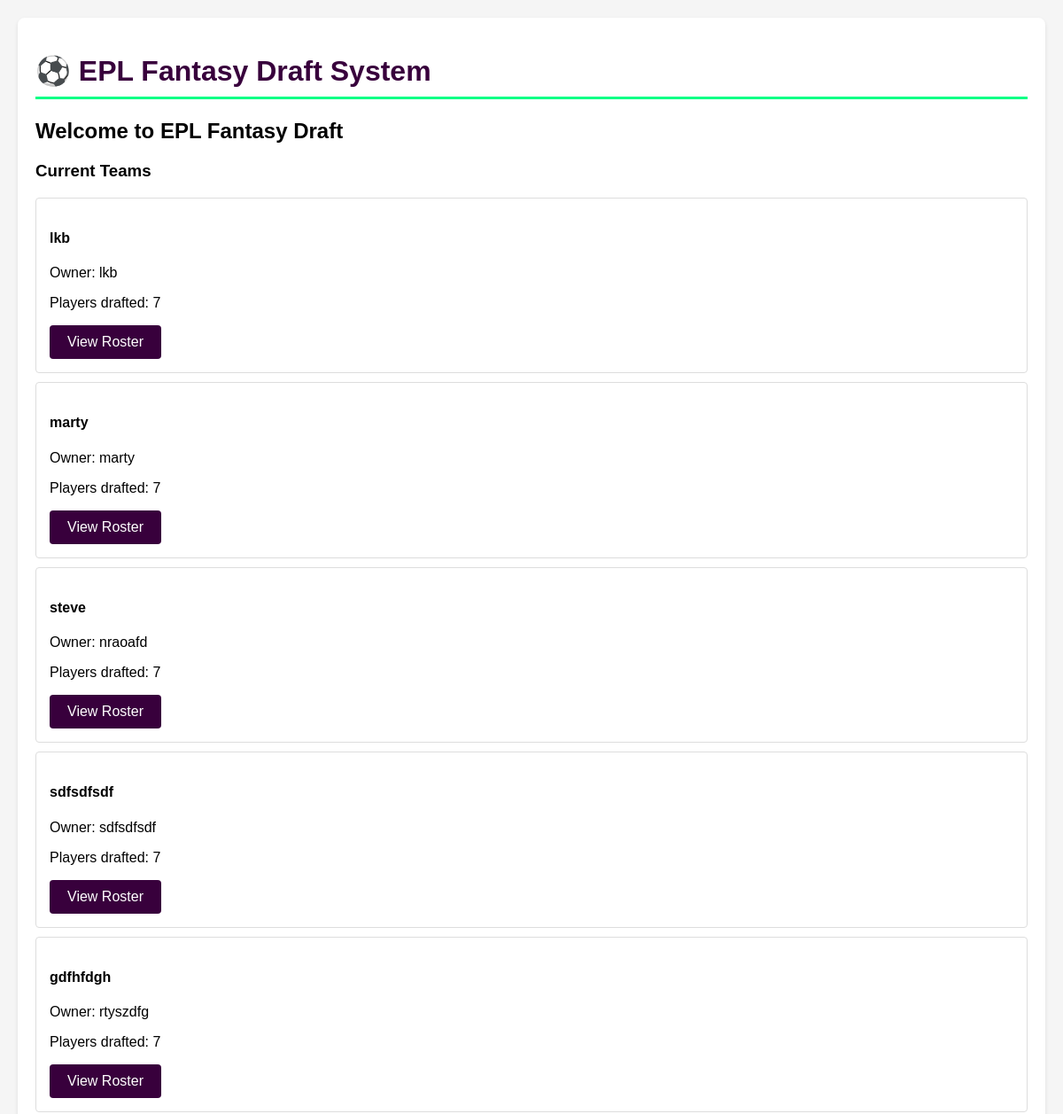
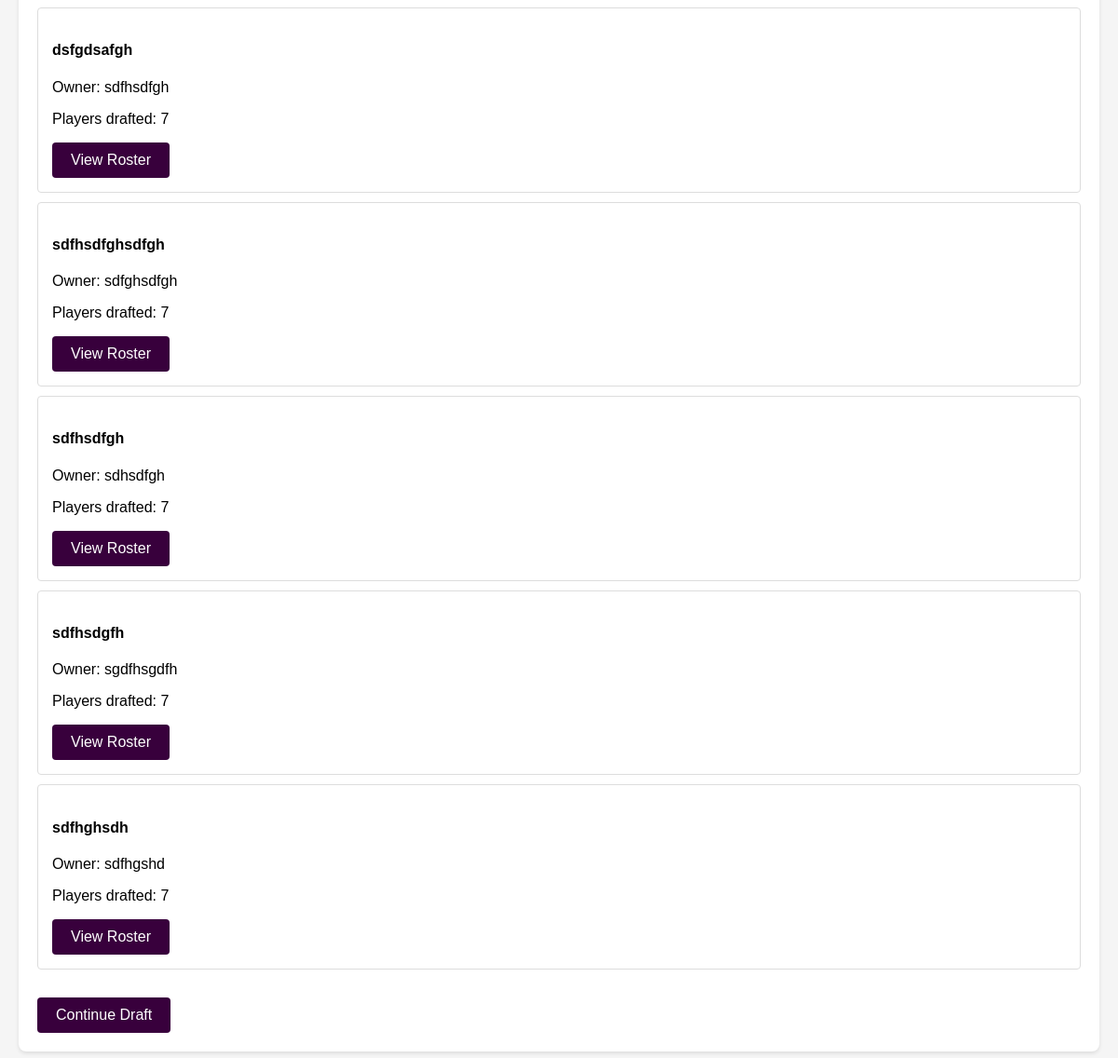
Before: / with the older database file (2 pictures, top to bottom).
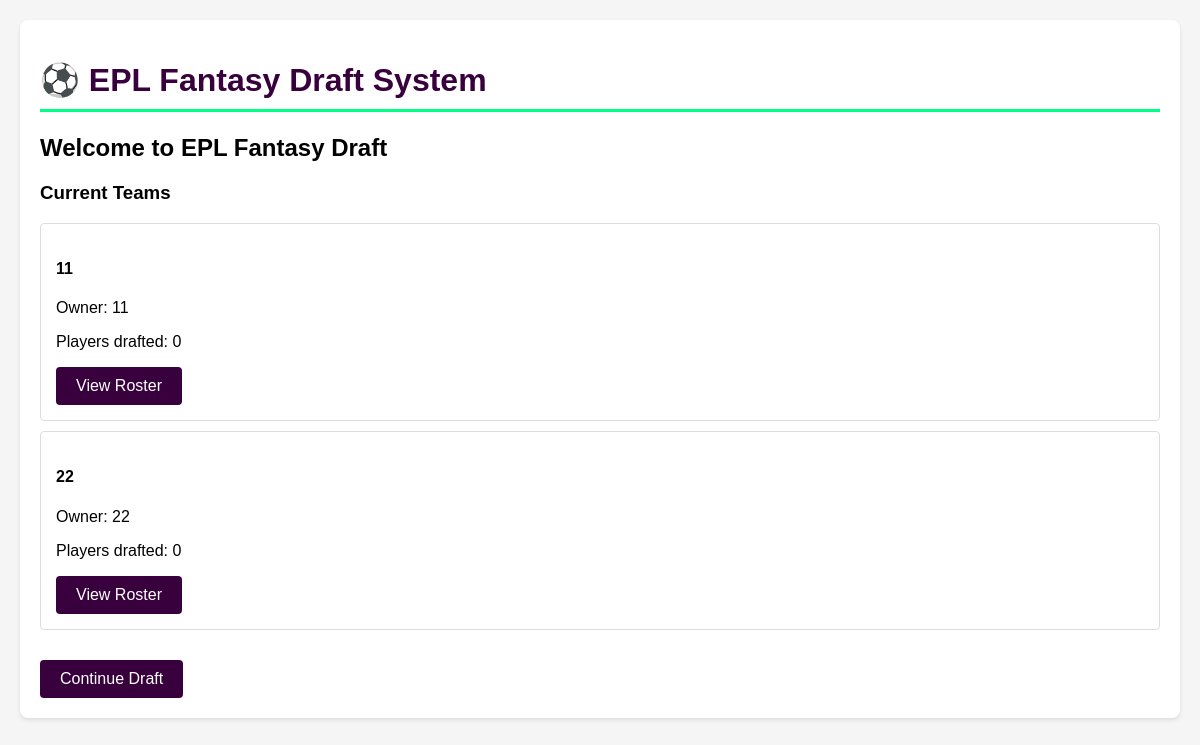
After: the same page with the newer database file.
### app.py (models this page shows, shortened)
class DraftTeam(db.Model):
    id = db.Column(db.Integer, primary_key=True)
    name = db.Column(db.String(100), nullable=False)
    owner = db.Column(db.String(100), nullable=False)
    players = db.relationship('Player', backref='draft_team', lazy=True)

### app.py (the view)
@app.route('/')
def index():
    teams = DraftTeam.query.all()
    draft = Draft.query.first()
    return render_template('index.html', teams=teams, draft=draft)

### templates/index.html
{% extends "base.html" %}
{% block content %}
<h2>Welcome to EPL Fantasy Draft</h2>
{% if teams %}
    <h3>Current Teams</h3>
    <div class="teams-list">
        {% for team in teams %}
        <div class="team-card" style="border: 1px solid #ddd; padding: 15px; margin: 10px 0; border-radius: 4px;">
            <h4>{{ team.name }}</h4>
            <p>Owner: {{ team.owner }}</p>
            <p>Players drafted: {{ team.players|length }}</p>
            <a href="{{ url_for('view_team', team_id=team.id) }}" class="btn">View Roster</a>
        </div>
        {% endfor %}
    </div>
    {% if draft and draft.is_active %}
        <a href="{{ url_for('draft') }}" class="btn" style="margin-top: 20px;">Continue Draft</a>
    {% endif %}
{% else %}
    <p>No teams created yet.</p>
    <a href="{{ url_for('setup') }}" class="btn">Start New Draft</a>
{% endif %}
{% endblock %}

### templates/base.html (shortened to what this page needs)
<!DOCTYPE html>
<html>
<head>
</head>
<body>
    <div class="container">
        <h1>⚽ EPL Fantasy Draft System</h1>
        {% block content %}{% endblock %}
    </div>
</body>
</html>

### templates/base.html (style rules this page uses)
body { font-family: Arial, sans-serif; margin: 0; padding: 20px; background-color: #f5f5f5; }
.container { max-width: 1200px; margin: 0 auto; background-color: white; padding: 20px; border-radius: 8px; box-shadow: 0 2px 4px rgba(0,0,0,0.1); }
h1 { color: #38003c; border-bottom: 3px solid #00ff85; padding-bottom: 10px; }
.btn { background-color: #38003c; color: white; padding: 10px 20px; border: none; border-radius: 4px; cursor: pointer; text-decoration: none; display: inline-block; }

Changed rows visible on the page:
removed DraftTeam: name "steve", owner "nraoafd", players|length "7"
removed DraftTeam: name "sdfsdfsdf", owner "sdfsdfsdf", players|length "7"
removed DraftTeam: name "gdfhfdgh", owner "rtyszdfg", players|length "7"
removed DraftTeam: name "dsfgdsafgh", owner "sdfhsdfgh", players|length "7"
removed DraftTeam: name "sdfhsdfghsdfgh", owner "sdfghsdfgh", players|length "7"
removed DraftTeam: name "sdfhsdfgh", owner "sdhsdfgh", players|length "7"
removed DraftTeam: name "sdfhsdgfh", owner "sgdfhsgdfh", players|length "7"
removed DraftTeam: name "sdfhghsdh", owner "sdfhgshd", players|length "7"
changed DraftTeam (number 1 of 2 on the later page): name "lkb" → "11"; owner "lkb" → "11"; players|length "7" → "0"
changed DraftTeam (number 2 of 2 on the later page): name "marty" → "22"; owner "marty" → "22"; players|length "7" → "0"
